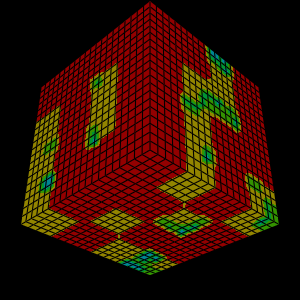

Reproduce this figure in Python.
#!/usr/bin/env python

# Probe a random HyperTreeGrid with a wavelet dataset and
# color the result by tree depth.

# Factory overrides
import vtkmodules.vtkInteractionStyle  # noqa: F401
import vtkmodules.vtkRenderingOpenGL2  # noqa: F401

from vtkmodules.vtkFiltersCore import vtkHyperTreeGridProbeFilter
from vtkmodules.vtkFiltersSources import vtkRandomHyperTreeGridSource
from vtkmodules.vtkCommonCore import vtkLookupTable
from vtkmodules.vtkImagingCore import vtkRTAnalyticSource
from vtkmodules.vtkRenderingCore import (
    vtkActor,
    vtkDataSetMapper,
    vtkRenderWindow,
    vtkRenderWindowInteractor,
    vtkRenderer,
)

# Source: random HyperTreeGrid
htg_source = vtkRandomHyperTreeGridSource()
htg_source.SetDimensions(5, 5, 5)
htg_source.SetOutputBounds(-10, 10, -10, 10, -10, 10)
htg_source.SetSeed(0)
htg_source.SetMaxDepth(4)
htg_source.SetSplitFraction(0.4)

# Source: wavelet as probing geometry
wavelet = vtkRTAnalyticSource()
wavelet.SetWholeExtent(-10, 10, -10, 10, -10, 10)

# Filter: probe the HyperTreeGrid with the wavelet
prober = vtkHyperTreeGridProbeFilter()
prober.SetInputConnection(wavelet.GetOutputPort())
prober.SetSourceConnection(htg_source.GetOutputPort())
prober.SetPassPointArrays(True)
prober.SetUseImplicitArrays(False)
prober.Update()
prober.GetOutput().GetPointData().SetActiveScalars("Depth")

# Lookup table for tree depth
lookup_table = vtkLookupTable()
lookup_table.SetNumberOfTableValues(6)
lookup_table.SetTableRange(0, 5)

# Mapper
mapper = vtkDataSetMapper()
mapper.SetInputConnection(prober.GetOutputPort())
mapper.ScalarVisibilityOn()
mapper.SetLookupTable(lookup_table)
mapper.UseLookupTableScalarRangeOn()
mapper.SetScalarModeToUsePointData()
mapper.ColorByArrayComponent("Depth", 0)
mapper.InterpolateScalarsBeforeMappingOn()

# Actor
actor = vtkActor()
actor.SetMapper(mapper)
actor.GetProperty().SetRepresentationToSurface()
actor.GetProperty().EdgeVisibilityOn()

# Renderer
renderer = vtkRenderer()
renderer.AddActor(actor)

# Window
render_window = vtkRenderWindow()
render_window.AddRenderer(renderer)
render_window.SetWindowName("hypertreegrid probe")

# Scene
camera = renderer.GetActiveCamera()
camera.SetPosition(-15, -15, -15)
renderer.ResetCamera()

# Interactor
interactor = vtkRenderWindowInteractor()
interactor.SetRenderWindow(render_window)

interactor.Initialize()
interactor.Start()
